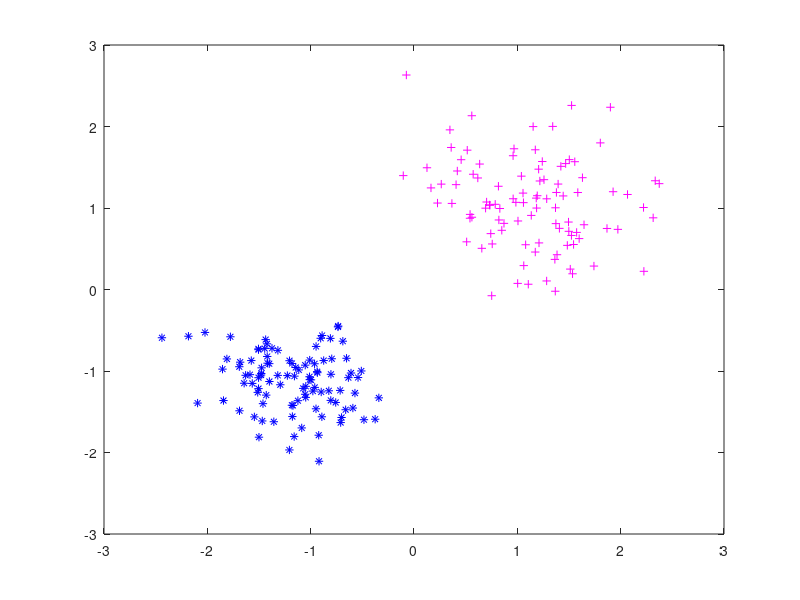

Source code (MATLAB):
%  Rosenblatt perceptron for classification
% Last Updated:  31/12/2008
% Update : Modified Regression to Classification

clear all;
 
% Load the training vector set
load  trainvectors1.mat;

% Class labels for classes 1 and 2
Ydes1 =  ones(1,100);
Ydes2 =  -1 * ones(1,100);
Ydes = [ Ydes1 Ydes2];

Y   =   zeros(1,size(U,2));

W = rand(size(U,1),1);  % Assume random weights
eta = 0.1;                      % Learning Rate
misclass_flg = 1;            %  Initialize  a  misclassification  indicator
pass = 0;                       %  1 pass is one iteration through all 2D input points contained in U

while (misclass_flg ==1)
    misclass_flg = 0;
    
    for j = 1 : size(U,2)
        Y(j) = sign( W' * U(:,j) ); % Perceptron Output for each input data point
        if ( Y(j) * Ydes(j) < 0)     % i.e., if Y = -1, but actual class Ydesired = +1,this function would be negative
            misclass_flg = 1;
            W_update = U(:,j) * sign(Ydes(j) - Y(j));
            W = W + W_update;
        end
    end
    pass=pass+1;
    if  (pass==10000)
           misclass_flg = 0;
           disp(' The data points NOT linearly separable...Program exited after 10,000 iterations');
            pass = 0;
    end
end

plot( U(1,1:100), U(2,1:100) , 'b*' );
hold on;
plot( U(1,101:200), U(2,101:end) , 'm+' );


% % Load the testing vector set
load testvectors1.mat; %X is the matrix of test data
mistakes = 200;
 for j = 1 : size(X,2)
        Y(j) = sign( W' * X(:,j) ); % Perceptron Output for each test data point
        if ( Y(j)*Ydes(j) > 0)     % i.e., if Y = -1, but actual class Ydesired = +1,this function would be negative
            mistakes = mistakes-1;
        end
end
disp('No of mistakes');
disp(mistakes);
     
